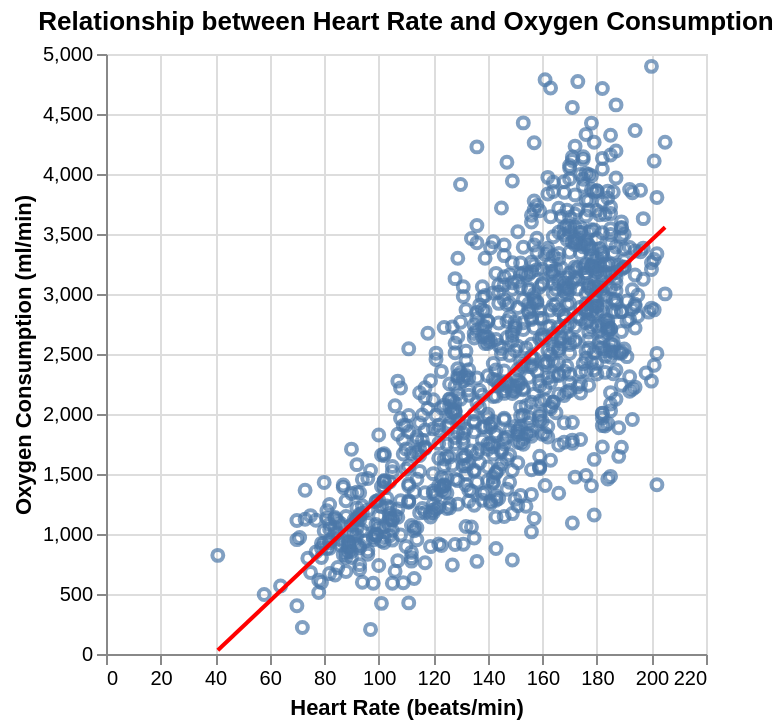

Source (notebook cell):
### Code cell
#59. Create a scatter plot with a regression line using Altair, take a random sample data with features 'x' and 'y'.

#Take a random sample of 1000 rows
sample_data = df_test_measure [['HR', 'VO2']].sample (n=1000).rename (columns={'HR': 'x', 'VO2':'y'})
#Create scatter plot
chart = alt.Chart(sample_data).mark_point().encode(
    x=alt.X('x:Q', title= 'Heart Rate (beats/min)'),
    y=alt.Y('y:Q', title= 'Oxygen Consumption (ml/min)')
)
#Add regression line to the scatter plot
regression_line = chart.transform_regression ('x', 'y').mark_line (color= 'red')
#Combine the scatter plot and regression line into a single chart
final_chart = (chart + regression_line).properties (title= 'Relationship between Heart Rate and Oxygen Consumption')
final_chart

### Figure 1 — Vega-Lite specification as saved in the notebook (floating-point values rounded to 4 significant figures; data arrays with more than 128 entries replaced by an {"elided": "..."} marker saying what was removed)
{"config": {"view": {"continuousWidth": 300, "continuousHeight": 300}}, "layer": [{"mark": {"type": "point"}, "encoding": {"x": {"field": "x", "title": "Heart Rate (beats/min)", "type": "quantitative"}, "y": {"field": "y", "title": "Oxygen Consumption (ml/min)", "type": "quantitative"}}}, {"mark": {"type": "line", "color": "red"}, "encoding": {"x": {"field": "x", "title": "Heart Rate (beats/min)", "type": "quantitative"}, "y": {"field": "y", "title": "Oxygen Consumption (ml/min)", "type": "quantitative"}}, "transform": [{"on": "x", "regression": "y"}]}], "data": {"name": "data-f7d5eadc9501ffeced92698d9e4b02f5"}, "title": "Relationship between Heart Rate and Oxygen Consumption", "$schema": "https://vega.github.io/schema/vega-lite/v5.20.1.json", "datasets": {"data-f7d5eadc9501ffeced92698d9e4b02f5": {"elided": "1000 records"}}}
